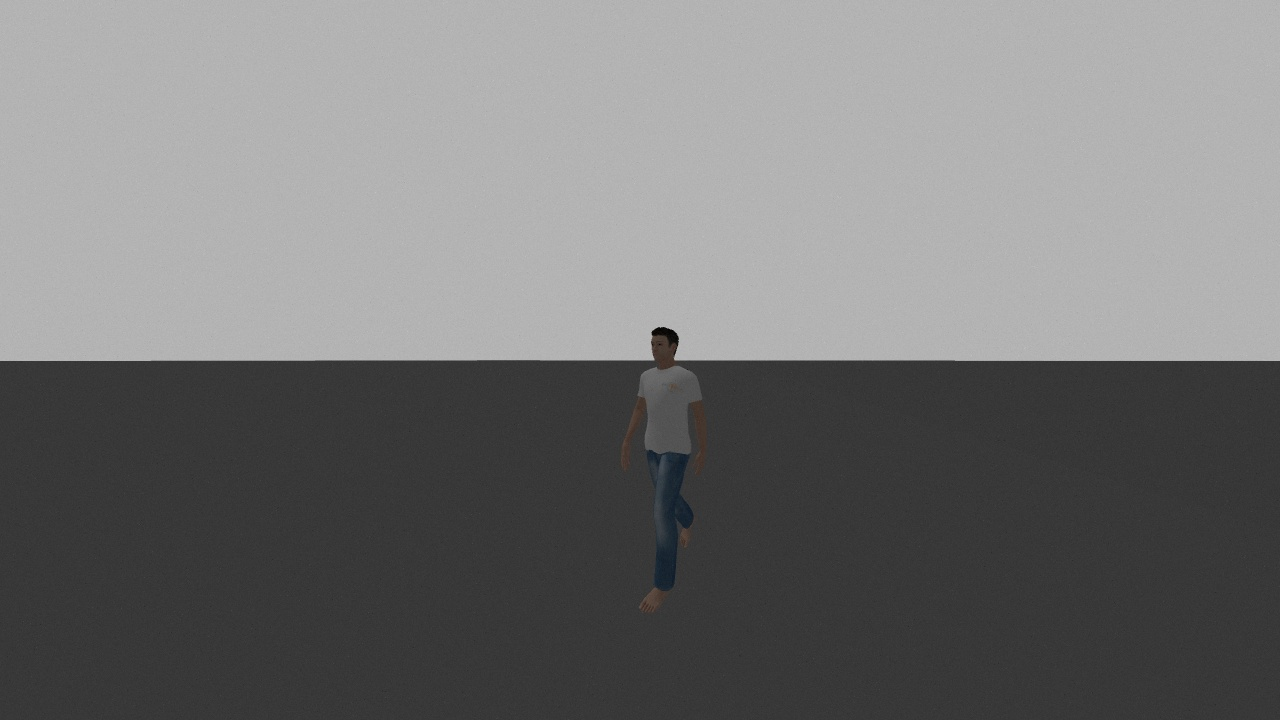
#> input picture image_saver/nodes/good_images/Pedestrianfront.jpg, 1280 x 720 px, found by its file name
$ python image_cropper.py
#> lines starting #> are read from the running program, lines starting #| are printed output that depends on the picture
#!/usr/bin/env python

import cv2

LEFT = 620
RIGHT = 709
TOP = 326
BOTTOM = 616


def load_and_crop_image(filename):
    raw_image = cv2.imread(filename)
#> raw_image is the input picture: shape (720, 1280, 3); mean B, G, R 117.5, 117.5, 117.5

    cv2.imshow("", raw_image)
    cv2.waitKey()

    cropped_image = raw_image[TOP:BOTTOM, LEFT:RIGHT, :]
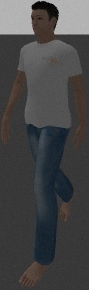
#> cropped_image: shape (290, 89, 3); mean B, G, R 70.4, 69.8, 69.6

    cv2.imshow("", cropped_image)
    cv2.waitKey()

    cv2.imwrite("//image_saver/nodes/good_images/cropped_pedestrian_front.jpg", cropped_image)


if __name__ == "__main__":
    load_and_crop_image("//image_saver/nodes/good_images/Pedestrianfront.jpg")
